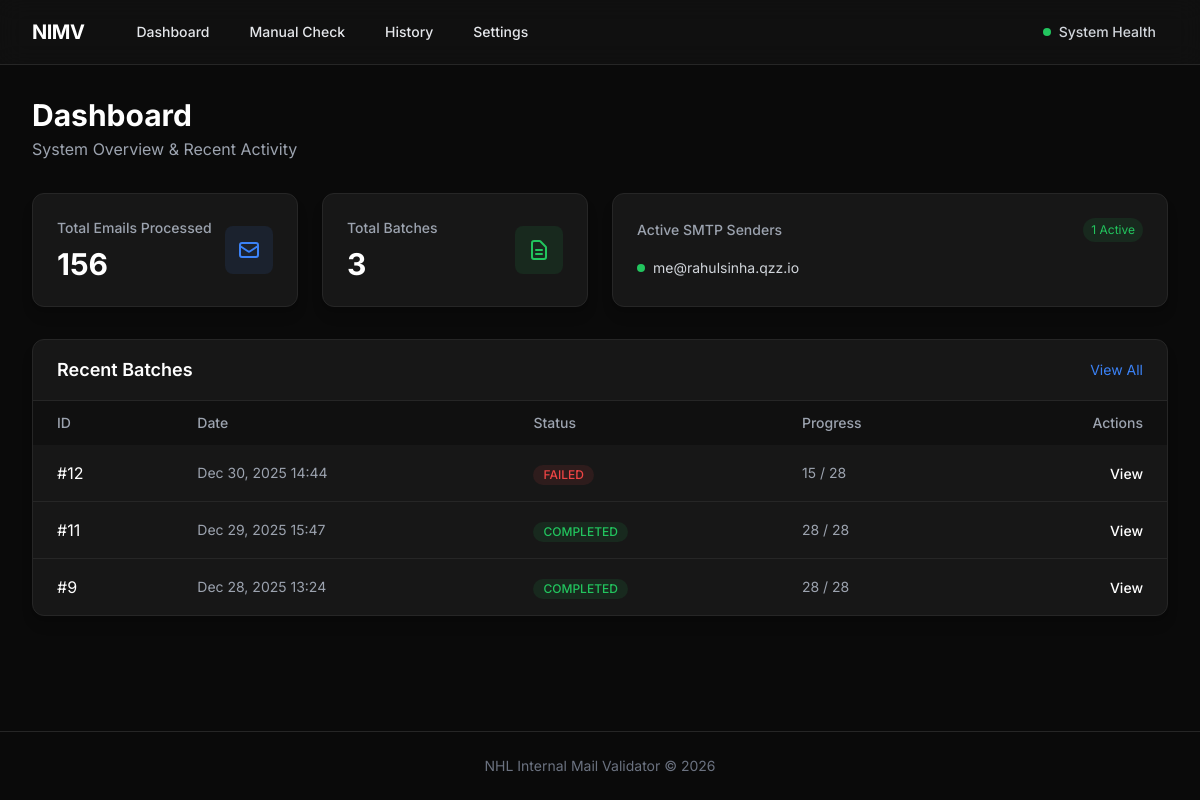
Before: / with the older database file.
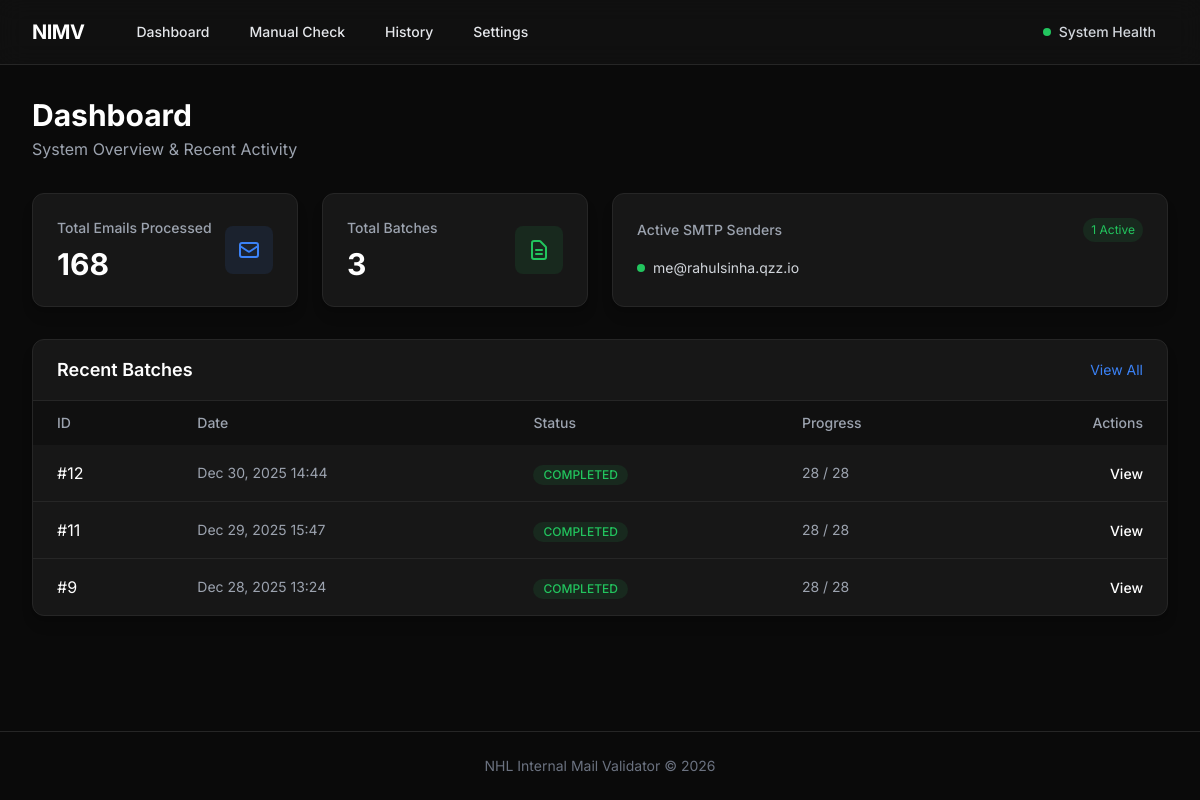
After: the same page with the newer database file.
### validator/models.py (models this page shows, shortened)
class ValidationBatch(models.Model):
    created_at = models.DateTimeField(auto_now_add=True)
    csv_file = models.FileField(upload_to='uploads/')
    status = models.CharField(max_length=20, default='PENDING', choices=[
        ('PENDING', 'Pending'),
        ('PROCESSING', 'Processing'),
        ('COMPLETED', 'Completed'),
        ('FAILED', 'Failed')
    ])
    total_emails = models.IntegerField(default=0)
    processed_emails = models.IntegerField(default=0)
    current_processing_email = models.CharField(max_length=255, blank=True, null=True, default='')

### web/views.py (the view)
# urls.py: path('', views.dashboard, name='dashboard'),
def dashboard(request):
    total_emails = EmailResult.objects.count()
    total_batches = ValidationBatch.objects.count()
    recent_batches = ValidationBatch.objects.order_by('-created_at')[:5]
    context = {
        'total_emails': total_emails,
        'total_batches': total_batches,
        'recent_batches': recent_batches,
        'smtp_senders': list(SMTPSender.objects.filter(is_active=True).values_list('email', flat=True)) or getattr(settings, 'SMTP_LIST', [])
    }
    return render(request, 'web/dashboard.html', context)

### templates/web/dashboard.html (shortened to what the changed rows need)
{% extends 'base.html' %}
{% block content %}
<div class="space-y-8">
    <div>
        <h1 class="text-3xl font-bold text-white">Dashboard</h1>
    </div>
    <div class="grid grid-cols-1 md:grid-cols-2 lg:grid-cols-4 gap-6">
        <div class="bg-dark-800 border border-dark-700 rounded-xl p-6 shadow-lg">
            <div class="flex items-center justify-between">
                <div>
                    <p class="text-sm font-medium text-gray-400">Total Emails Processed</p>
                    <p class="text-3xl font-bold text-white mt-2">{{ total_emails }}</p>
                </div>
            </div>
        </div>
    </div>
    <div class="bg-dark-800 border border-dark-700 rounded-xl shadow-lg overflow-hidden">
        <div class="px-6 py-4 border-b border-dark-700 flex justify-between items-center">
            <h2 class="text-lg font-semibold text-white">Recent Batches</h2>
        </div>
        <div class="overflow-x-auto">
            <table class="w-full text-left">
                <thead>
                    <tr class="bg-dark-900/50 text-gray-400 text-sm">
                        <th class="px-6 py-3 font-medium">ID</th>
                        <th class="px-6 py-3 font-medium">Date</th>
                        <th class="px-6 py-3 font-medium">Status</th>
                        <th class="px-6 py-3 font-medium">Progress</th>
                        <th class="px-6 py-3 font-medium text-right">Actions</th>
                    </tr>
                </thead>
                <tbody class="divide-y divide-dark-700">
                    {% for batch in recent_batches %}
                    <tr class="hover:bg-dark-700/50 transition-colors">
                        <td class="px-6 py-4 text-white">#{{ batch.id }}</td>
                        <td class="px-6 py-4 text-gray-400 text-sm">{{ batch.created_at|date:"M d, Y H:i" }}</td>
                        <td class="px-6 py-4">
                            <span class="inline-flex items-center px-2.5 py-0.5 rounded-full text-xs font-medium
                                {% if batch.status == 'COMPLETED' %}bg-green-500/10 text-green-500
                                {% elif batch.status == 'PROCESSING' %}bg-blue-500/10 text-blue-500
                                {% elif batch.status == 'FAILED' %}bg-red-500/10 text-red-500
                                {% else %}bg-gray-500/10 text-gray-400{% endif %}">
                                {{ batch.status }}
                            </span>
                        </td>
                        <td class="px-6 py-4 text-gray-400 text-sm">
                            {{ batch.processed_emails }} / {{ batch.total_emails }}
                        </td>
                        <td class="px-6 py-4 text-right">
                            <a href="{% url 'batch_detail' batch.id %}"
                                class="text-white hover:text-accent-500 font-medium text-sm">View</a>
                        </td>
                    </tr>
                    {% empty %}
                    <tr>
                        <td colspan="5" class="px-6 py-8 text-center text-gray-500">No batches yet.</td>
                    </tr>
                    {% endfor %}
                </tbody>
            </table>
        </div>
    </div>
</div>
{% endblock %}

Changed rows visible on the page:
changed ValidationBatch "Dec 30, 2025 14:44": status "FAILED" → "COMPLETED"; processed_emails "15" → "28"
Other visible differences:
{{ total_emails }}: "156" → "168"
